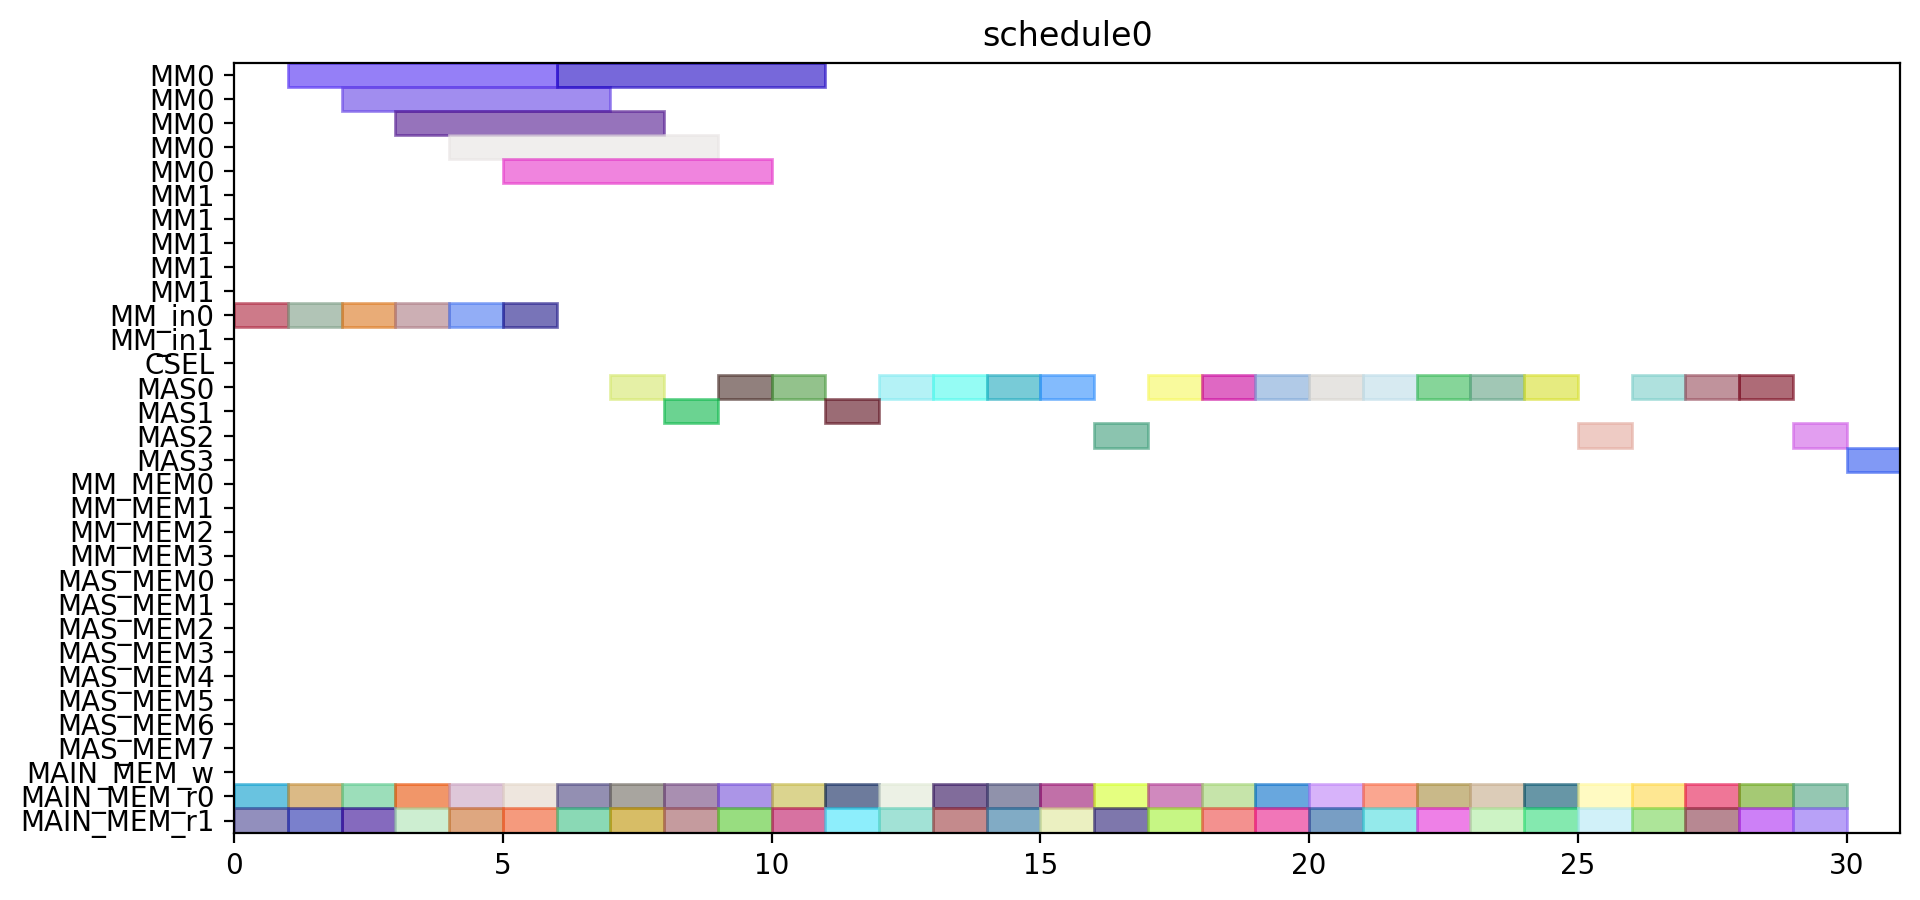

Write Python code to recreate this figure.
from pyschedule import Scenario, solvers, plotters, alt


def solve():
	horizon = 149
	S = Scenario("schedule0", horizon=horizon)

	# resource
	MM = S.Resources('MM', num=2, size=5)
	MM_in = S.Resources('MM_in', num=2)
	CSEL = S.Resource('CSEL')
	MAS = S.Resources('MAS', num=4, size=1, periods=range(1, horizon))
	MM_MEM = S.Resources('MM_MEM', num=4)
	MAS_MEM = S.Resources('MAS_MEM', num=8)
	MAIN_MEM_w = S.Resource('MAIN_MEM_w', size=1)
	MAIN_MEM_r = S.Resources('MAIN_MEM_r', num=2)

	# result of previous scheduling

	# new tasks
	d_t0_a1_0 = S.Task('d_t0_a1_0', length=1, delay_cost=1)
	d_t0_a1_0 += alt(MAS)
	d_t0_a1_0_mem0 = S.Task('d_t0_a1_0_mem0', length=1, delay_cost=1)
	d_t0_a1_0_mem0 += MAIN_MEM_r[0]
	S += d_t0_a1_0_mem0 <= d_t0_a1_0

	d_t0_a1_0_mem1 = S.Task('d_t0_a1_0_mem1', length=1, delay_cost=1)
	d_t0_a1_0_mem1 += MAIN_MEM_r[1]
	S += d_t0_a1_0_mem1 <= d_t0_a1_0

	d_t0_a1_1 = S.Task('d_t0_a1_1', length=1, delay_cost=1)
	d_t0_a1_1 += alt(MAS)
	d_t0_a1_1_mem0 = S.Task('d_t0_a1_1_mem0', length=1, delay_cost=1)
	d_t0_a1_1_mem0 += MAIN_MEM_r[0]
	S += d_t0_a1_1_mem0 <= d_t0_a1_1

	d_t0_a1_1_mem1 = S.Task('d_t0_a1_1_mem1', length=1, delay_cost=1)
	d_t0_a1_1_mem1 += MAIN_MEM_r[1]
	S += d_t0_a1_1_mem1 <= d_t0_a1_1

	d_t0_t10 = S.Task('d_t0_t10', length=1, delay_cost=1)
	d_t0_t10 += alt(MAS)
	d_t0_t10_mem0 = S.Task('d_t0_t10_mem0', length=1, delay_cost=1)
	d_t0_t10_mem0 += MAIN_MEM_r[0]
	S += d_t0_t10_mem0 <= d_t0_t10

	d_t0_t10_mem1 = S.Task('d_t0_t10_mem1', length=1, delay_cost=1)
	d_t0_t10_mem1 += MAIN_MEM_r[1]
	S += d_t0_t10_mem1 <= d_t0_t10

	d_t0_t11 = S.Task('d_t0_t11', length=1, delay_cost=1)
	d_t0_t11 += alt(MAS)
	d_t0_t11_mem0 = S.Task('d_t0_t11_mem0', length=1, delay_cost=1)
	d_t0_t11_mem0 += MAIN_MEM_r[0]
	S += d_t0_t11_mem0 <= d_t0_t11

	d_t0_t11_mem1 = S.Task('d_t0_t11_mem1', length=1, delay_cost=1)
	d_t0_t11_mem1 += MAIN_MEM_r[1]
	S += d_t0_t11_mem1 <= d_t0_t11

	d_t0_t3_t0 = S.Task('d_t0_t3_t0', length=5, delay_cost=1)
	d_t0_t3_t0 += alt(MM)
	d_t0_t3_t0_in = S.Task('d_t0_t3_t0_in', length=1, delay_cost=1)
	d_t0_t3_t0_in += alt(MM_in)
	S += d_t0_t3_t0_in*MM_in[0]<=d_t0_t3_t0*MM[0]
	S += d_t0_t3_t0_in*MM_in[1]<=d_t0_t3_t0*MM[1]
	d_t0_t3_t0_mem0 = S.Task('d_t0_t3_t0_mem0', length=1, delay_cost=1)
	d_t0_t3_t0_mem0 += MAIN_MEM_r[0]
	S += d_t0_t3_t0_mem0 <= d_t0_t3_t0

	d_t0_t3_t0_mem1 = S.Task('d_t0_t3_t0_mem1', length=1, delay_cost=1)
	d_t0_t3_t0_mem1 += MAIN_MEM_r[1]
	S += d_t0_t3_t0_mem1 <= d_t0_t3_t0

	d_t0_t3_t1 = S.Task('d_t0_t3_t1', length=5, delay_cost=1)
	d_t0_t3_t1 += alt(MM)
	d_t0_t3_t1_in = S.Task('d_t0_t3_t1_in', length=1, delay_cost=1)
	d_t0_t3_t1_in += alt(MM_in)
	S += d_t0_t3_t1_in*MM_in[0]<=d_t0_t3_t1*MM[0]
	S += d_t0_t3_t1_in*MM_in[1]<=d_t0_t3_t1*MM[1]
	d_t0_t3_t1_mem0 = S.Task('d_t0_t3_t1_mem0', length=1, delay_cost=1)
	d_t0_t3_t1_mem0 += MAIN_MEM_r[0]
	S += d_t0_t3_t1_mem0 <= d_t0_t3_t1

	d_t0_t3_t1_mem1 = S.Task('d_t0_t3_t1_mem1', length=1, delay_cost=1)
	d_t0_t3_t1_mem1 += MAIN_MEM_r[1]
	S += d_t0_t3_t1_mem1 <= d_t0_t3_t1

	d_t0_t3_t2 = S.Task('d_t0_t3_t2', length=1, delay_cost=1)
	d_t0_t3_t2 += alt(MAS)
	d_t0_t3_t2_mem0 = S.Task('d_t0_t3_t2_mem0', length=1, delay_cost=1)
	d_t0_t3_t2_mem0 += MAIN_MEM_r[0]
	S += d_t0_t3_t2_mem0 <= d_t0_t3_t2

	d_t0_t3_t2_mem1 = S.Task('d_t0_t3_t2_mem1', length=1, delay_cost=1)
	d_t0_t3_t2_mem1 += MAIN_MEM_r[1]
	S += d_t0_t3_t2_mem1 <= d_t0_t3_t2

	d_t0_t3_t3 = S.Task('d_t0_t3_t3', length=1, delay_cost=1)
	d_t0_t3_t3 += alt(MAS)
	d_t0_t3_t3_mem0 = S.Task('d_t0_t3_t3_mem0', length=1, delay_cost=1)
	d_t0_t3_t3_mem0 += MAIN_MEM_r[0]
	S += d_t0_t3_t3_mem0 <= d_t0_t3_t3

	d_t0_t3_t3_mem1 = S.Task('d_t0_t3_t3_mem1', length=1, delay_cost=1)
	d_t0_t3_t3_mem1 += MAIN_MEM_r[1]
	S += d_t0_t3_t3_mem1 <= d_t0_t3_t3

	d_t1_a1_0 = S.Task('d_t1_a1_0', length=1, delay_cost=1)
	d_t1_a1_0 += alt(MAS)
	d_t1_a1_0_mem0 = S.Task('d_t1_a1_0_mem0', length=1, delay_cost=1)
	d_t1_a1_0_mem0 += MAIN_MEM_r[0]
	S += d_t1_a1_0_mem0 <= d_t1_a1_0

	d_t1_a1_0_mem1 = S.Task('d_t1_a1_0_mem1', length=1, delay_cost=1)
	d_t1_a1_0_mem1 += MAIN_MEM_r[1]
	S += d_t1_a1_0_mem1 <= d_t1_a1_0

	d_t1_a1_1 = S.Task('d_t1_a1_1', length=1, delay_cost=1)
	d_t1_a1_1 += alt(MAS)
	d_t1_a1_1_mem0 = S.Task('d_t1_a1_1_mem0', length=1, delay_cost=1)
	d_t1_a1_1_mem0 += MAIN_MEM_r[0]
	S += d_t1_a1_1_mem0 <= d_t1_a1_1

	d_t1_a1_1_mem1 = S.Task('d_t1_a1_1_mem1', length=1, delay_cost=1)
	d_t1_a1_1_mem1 += MAIN_MEM_r[1]
	S += d_t1_a1_1_mem1 <= d_t1_a1_1

	d_t1_t10 = S.Task('d_t1_t10', length=1, delay_cost=1)
	d_t1_t10 += alt(MAS)
	d_t1_t10_mem0 = S.Task('d_t1_t10_mem0', length=1, delay_cost=1)
	d_t1_t10_mem0 += MAIN_MEM_r[0]
	S += d_t1_t10_mem0 <= d_t1_t10

	d_t1_t10_mem1 = S.Task('d_t1_t10_mem1', length=1, delay_cost=1)
	d_t1_t10_mem1 += MAIN_MEM_r[1]
	S += d_t1_t10_mem1 <= d_t1_t10

	d_t1_t11 = S.Task('d_t1_t11', length=1, delay_cost=1)
	d_t1_t11 += alt(MAS)
	d_t1_t11_mem0 = S.Task('d_t1_t11_mem0', length=1, delay_cost=1)
	d_t1_t11_mem0 += MAIN_MEM_r[0]
	S += d_t1_t11_mem0 <= d_t1_t11

	d_t1_t11_mem1 = S.Task('d_t1_t11_mem1', length=1, delay_cost=1)
	d_t1_t11_mem1 += MAIN_MEM_r[1]
	S += d_t1_t11_mem1 <= d_t1_t11

	d_t1_t3_t0 = S.Task('d_t1_t3_t0', length=5, delay_cost=1)
	d_t1_t3_t0 += alt(MM)
	d_t1_t3_t0_in = S.Task('d_t1_t3_t0_in', length=1, delay_cost=1)
	d_t1_t3_t0_in += alt(MM_in)
	S += d_t1_t3_t0_in*MM_in[0]<=d_t1_t3_t0*MM[0]
	S += d_t1_t3_t0_in*MM_in[1]<=d_t1_t3_t0*MM[1]
	d_t1_t3_t0_mem0 = S.Task('d_t1_t3_t0_mem0', length=1, delay_cost=1)
	d_t1_t3_t0_mem0 += MAIN_MEM_r[0]
	S += d_t1_t3_t0_mem0 <= d_t1_t3_t0

	d_t1_t3_t0_mem1 = S.Task('d_t1_t3_t0_mem1', length=1, delay_cost=1)
	d_t1_t3_t0_mem1 += MAIN_MEM_r[1]
	S += d_t1_t3_t0_mem1 <= d_t1_t3_t0

	d_t1_t3_t1 = S.Task('d_t1_t3_t1', length=5, delay_cost=1)
	d_t1_t3_t1 += alt(MM)
	d_t1_t3_t1_in = S.Task('d_t1_t3_t1_in', length=1, delay_cost=1)
	d_t1_t3_t1_in += alt(MM_in)
	S += d_t1_t3_t1_in*MM_in[0]<=d_t1_t3_t1*MM[0]
	S += d_t1_t3_t1_in*MM_in[1]<=d_t1_t3_t1*MM[1]
	d_t1_t3_t1_mem0 = S.Task('d_t1_t3_t1_mem0', length=1, delay_cost=1)
	d_t1_t3_t1_mem0 += MAIN_MEM_r[0]
	S += d_t1_t3_t1_mem0 <= d_t1_t3_t1

	d_t1_t3_t1_mem1 = S.Task('d_t1_t3_t1_mem1', length=1, delay_cost=1)
	d_t1_t3_t1_mem1 += MAIN_MEM_r[1]
	S += d_t1_t3_t1_mem1 <= d_t1_t3_t1

	d_t1_t3_t2 = S.Task('d_t1_t3_t2', length=1, delay_cost=1)
	d_t1_t3_t2 += alt(MAS)
	d_t1_t3_t2_mem0 = S.Task('d_t1_t3_t2_mem0', length=1, delay_cost=1)
	d_t1_t3_t2_mem0 += MAIN_MEM_r[0]
	S += d_t1_t3_t2_mem0 <= d_t1_t3_t2

	d_t1_t3_t2_mem1 = S.Task('d_t1_t3_t2_mem1', length=1, delay_cost=1)
	d_t1_t3_t2_mem1 += MAIN_MEM_r[1]
	S += d_t1_t3_t2_mem1 <= d_t1_t3_t2

	d_t1_t3_t3 = S.Task('d_t1_t3_t3', length=1, delay_cost=1)
	d_t1_t3_t3 += alt(MAS)
	d_t1_t3_t3_mem0 = S.Task('d_t1_t3_t3_mem0', length=1, delay_cost=1)
	d_t1_t3_t3_mem0 += MAIN_MEM_r[0]
	S += d_t1_t3_t3_mem0 <= d_t1_t3_t3

	d_t1_t3_t3_mem1 = S.Task('d_t1_t3_t3_mem1', length=1, delay_cost=1)
	d_t1_t3_t3_mem1 += MAIN_MEM_r[1]
	S += d_t1_t3_t3_mem1 <= d_t1_t3_t3

	d_t2_a1_0 = S.Task('d_t2_a1_0', length=1, delay_cost=1)
	d_t2_a1_0 += alt(MAS)
	d_t2_a1_0_mem0 = S.Task('d_t2_a1_0_mem0', length=1, delay_cost=1)
	d_t2_a1_0_mem0 += MAIN_MEM_r[0]
	S += d_t2_a1_0_mem0 <= d_t2_a1_0

	d_t2_a1_0_mem1 = S.Task('d_t2_a1_0_mem1', length=1, delay_cost=1)
	d_t2_a1_0_mem1 += MAIN_MEM_r[1]
	S += d_t2_a1_0_mem1 <= d_t2_a1_0

	d_t2_a1_1 = S.Task('d_t2_a1_1', length=1, delay_cost=1)
	d_t2_a1_1 += alt(MAS)
	d_t2_a1_1_mem0 = S.Task('d_t2_a1_1_mem0', length=1, delay_cost=1)
	d_t2_a1_1_mem0 += MAIN_MEM_r[0]
	S += d_t2_a1_1_mem0 <= d_t2_a1_1

	d_t2_a1_1_mem1 = S.Task('d_t2_a1_1_mem1', length=1, delay_cost=1)
	d_t2_a1_1_mem1 += MAIN_MEM_r[1]
	S += d_t2_a1_1_mem1 <= d_t2_a1_1

	d_t2_t10 = S.Task('d_t2_t10', length=1, delay_cost=1)
	d_t2_t10 += alt(MAS)
	d_t2_t10_mem0 = S.Task('d_t2_t10_mem0', length=1, delay_cost=1)
	d_t2_t10_mem0 += MAIN_MEM_r[0]
	S += d_t2_t10_mem0 <= d_t2_t10

	d_t2_t10_mem1 = S.Task('d_t2_t10_mem1', length=1, delay_cost=1)
	d_t2_t10_mem1 += MAIN_MEM_r[1]
	S += d_t2_t10_mem1 <= d_t2_t10

	d_t2_t11 = S.Task('d_t2_t11', length=1, delay_cost=1)
	d_t2_t11 += alt(MAS)
	d_t2_t11_mem0 = S.Task('d_t2_t11_mem0', length=1, delay_cost=1)
	d_t2_t11_mem0 += MAIN_MEM_r[0]
	S += d_t2_t11_mem0 <= d_t2_t11

	d_t2_t11_mem1 = S.Task('d_t2_t11_mem1', length=1, delay_cost=1)
	d_t2_t11_mem1 += MAIN_MEM_r[1]
	S += d_t2_t11_mem1 <= d_t2_t11

	d_t2_t3_t0 = S.Task('d_t2_t3_t0', length=5, delay_cost=1)
	d_t2_t3_t0 += alt(MM)
	d_t2_t3_t0_in = S.Task('d_t2_t3_t0_in', length=1, delay_cost=1)
	d_t2_t3_t0_in += alt(MM_in)
	S += d_t2_t3_t0_in*MM_in[0]<=d_t2_t3_t0*MM[0]
	S += d_t2_t3_t0_in*MM_in[1]<=d_t2_t3_t0*MM[1]
	d_t2_t3_t0_mem0 = S.Task('d_t2_t3_t0_mem0', length=1, delay_cost=1)
	d_t2_t3_t0_mem0 += MAIN_MEM_r[0]
	S += d_t2_t3_t0_mem0 <= d_t2_t3_t0

	d_t2_t3_t0_mem1 = S.Task('d_t2_t3_t0_mem1', length=1, delay_cost=1)
	d_t2_t3_t0_mem1 += MAIN_MEM_r[1]
	S += d_t2_t3_t0_mem1 <= d_t2_t3_t0

	d_t2_t3_t1 = S.Task('d_t2_t3_t1', length=5, delay_cost=1)
	d_t2_t3_t1 += alt(MM)
	d_t2_t3_t1_in = S.Task('d_t2_t3_t1_in', length=1, delay_cost=1)
	d_t2_t3_t1_in += alt(MM_in)
	S += d_t2_t3_t1_in*MM_in[0]<=d_t2_t3_t1*MM[0]
	S += d_t2_t3_t1_in*MM_in[1]<=d_t2_t3_t1*MM[1]
	d_t2_t3_t1_mem0 = S.Task('d_t2_t3_t1_mem0', length=1, delay_cost=1)
	d_t2_t3_t1_mem0 += MAIN_MEM_r[0]
	S += d_t2_t3_t1_mem0 <= d_t2_t3_t1

	d_t2_t3_t1_mem1 = S.Task('d_t2_t3_t1_mem1', length=1, delay_cost=1)
	d_t2_t3_t1_mem1 += MAIN_MEM_r[1]
	S += d_t2_t3_t1_mem1 <= d_t2_t3_t1

	d_t2_t3_t2 = S.Task('d_t2_t3_t2', length=1, delay_cost=1)
	d_t2_t3_t2 += alt(MAS)
	d_t2_t3_t2_mem0 = S.Task('d_t2_t3_t2_mem0', length=1, delay_cost=1)
	d_t2_t3_t2_mem0 += MAIN_MEM_r[0]
	S += d_t2_t3_t2_mem0 <= d_t2_t3_t2

	d_t2_t3_t2_mem1 = S.Task('d_t2_t3_t2_mem1', length=1, delay_cost=1)
	d_t2_t3_t2_mem1 += MAIN_MEM_r[1]
	S += d_t2_t3_t2_mem1 <= d_t2_t3_t2

	d_t2_t3_t3 = S.Task('d_t2_t3_t3', length=1, delay_cost=1)
	d_t2_t3_t3 += alt(MAS)
	d_t2_t3_t3_mem0 = S.Task('d_t2_t3_t3_mem0', length=1, delay_cost=1)
	d_t2_t3_t3_mem0 += MAIN_MEM_r[0]
	S += d_t2_t3_t3_mem0 <= d_t2_t3_t3

	d_t2_t3_t3_mem1 = S.Task('d_t2_t3_t3_mem1', length=1, delay_cost=1)
	d_t2_t3_t3_mem1 += MAIN_MEM_r[1]
	S += d_t2_t3_t3_mem1 <= d_t2_t3_t3

	d_t3000 = S.Task('d_t3000', length=1, delay_cost=1)
	d_t3000 += alt(MAS)
	d_t3000_mem0 = S.Task('d_t3000_mem0', length=1, delay_cost=1)
	d_t3000_mem0 += MAIN_MEM_r[0]
	S += d_t3000_mem0 <= d_t3000

	d_t3000_mem1 = S.Task('d_t3000_mem1', length=1, delay_cost=1)
	d_t3000_mem1 += MAIN_MEM_r[1]
	S += d_t3000_mem1 <= d_t3000

	d_t3001 = S.Task('d_t3001', length=1, delay_cost=1)
	d_t3001 += alt(MAS)
	d_t3001_mem0 = S.Task('d_t3001_mem0', length=1, delay_cost=1)
	d_t3001_mem0 += MAIN_MEM_r[0]
	S += d_t3001_mem0 <= d_t3001

	d_t3001_mem1 = S.Task('d_t3001_mem1', length=1, delay_cost=1)
	d_t3001_mem1 += MAIN_MEM_r[1]
	S += d_t3001_mem1 <= d_t3001

	d_t3010 = S.Task('d_t3010', length=1, delay_cost=1)
	d_t3010 += alt(MAS)
	d_t3010_mem0 = S.Task('d_t3010_mem0', length=1, delay_cost=1)
	d_t3010_mem0 += MAIN_MEM_r[0]
	S += d_t3010_mem0 <= d_t3010

	d_t3010_mem1 = S.Task('d_t3010_mem1', length=1, delay_cost=1)
	d_t3010_mem1 += MAIN_MEM_r[1]
	S += d_t3010_mem1 <= d_t3010

	d_t3011 = S.Task('d_t3011', length=1, delay_cost=1)
	d_t3011 += alt(MAS)
	d_t3011_mem0 = S.Task('d_t3011_mem0', length=1, delay_cost=1)
	d_t3011_mem0 += MAIN_MEM_r[0]
	S += d_t3011_mem0 <= d_t3011

	d_t3011_mem1 = S.Task('d_t3011_mem1', length=1, delay_cost=1)
	d_t3011_mem1 += MAIN_MEM_r[1]
	S += d_t3011_mem1 <= d_t3011

	d_t4000 = S.Task('d_t4000', length=1, delay_cost=1)
	d_t4000 += alt(MAS)
	d_t4000_mem0 = S.Task('d_t4000_mem0', length=1, delay_cost=1)
	d_t4000_mem0 += MAIN_MEM_r[0]
	S += d_t4000_mem0 <= d_t4000

	d_t4000_mem1 = S.Task('d_t4000_mem1', length=1, delay_cost=1)
	d_t4000_mem1 += MAIN_MEM_r[1]
	S += d_t4000_mem1 <= d_t4000

	d_t4001 = S.Task('d_t4001', length=1, delay_cost=1)
	d_t4001 += alt(MAS)
	d_t4001_mem0 = S.Task('d_t4001_mem0', length=1, delay_cost=1)
	d_t4001_mem0 += MAIN_MEM_r[0]
	S += d_t4001_mem0 <= d_t4001

	d_t4001_mem1 = S.Task('d_t4001_mem1', length=1, delay_cost=1)
	d_t4001_mem1 += MAIN_MEM_r[1]
	S += d_t4001_mem1 <= d_t4001

	solvers.mip.solve(S,msg=1,kind='CPLEX',ratio_gap=1.01)

	solution = [['hoge']*len(S.solution()[1]) for i in range(len(S.solution()))]
	for i in range(len(S.solution())):
		for j in range(len(S.solution()[i])):
			solution[i][j]=str(S.solution()[i][j])
	print(solution)

	cycles = int(solution[-1][3])

	pic_file_name = "/home/mfukuda/ABE/multiRAM_multiMAS_16mux/scheduling_result/stage5MM2_stage1MAS4/FP12_LADDERMUL/schedule0.png"
	if(S.solution() != []):
		plotters.matplotlib.plot(S,img_filename=pic_file_name, show_task_labels=False, fig_size=(cycles*0.25+3, 5))

	return solution
